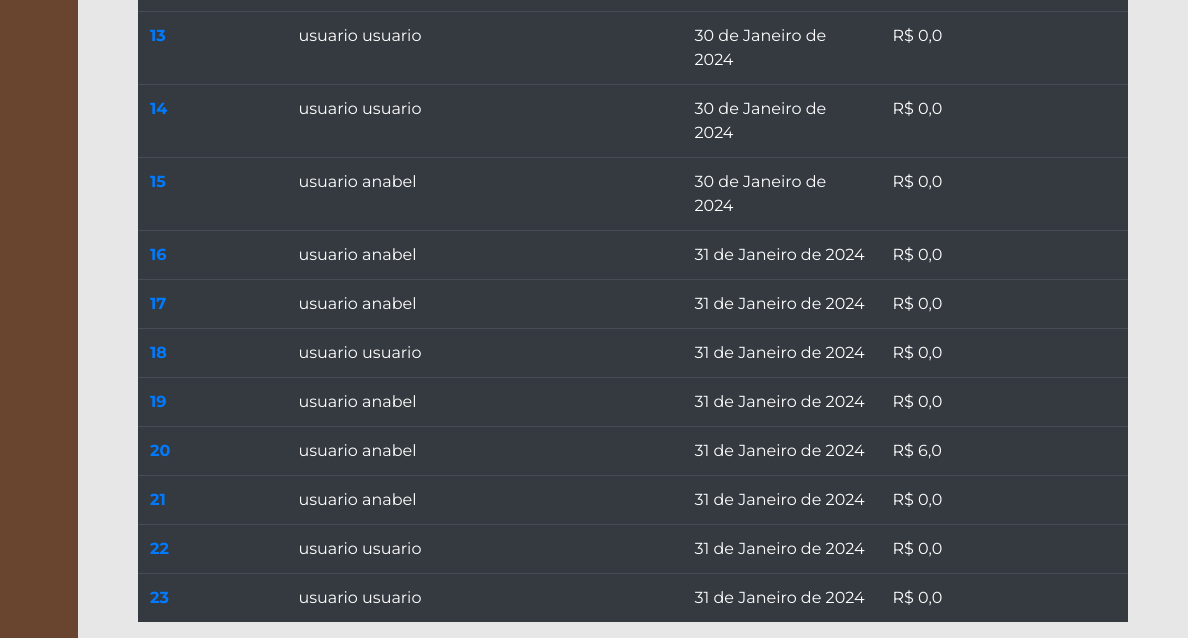
Before: /gerenciamento/listaPedidos/ (lower part) with the older database file.
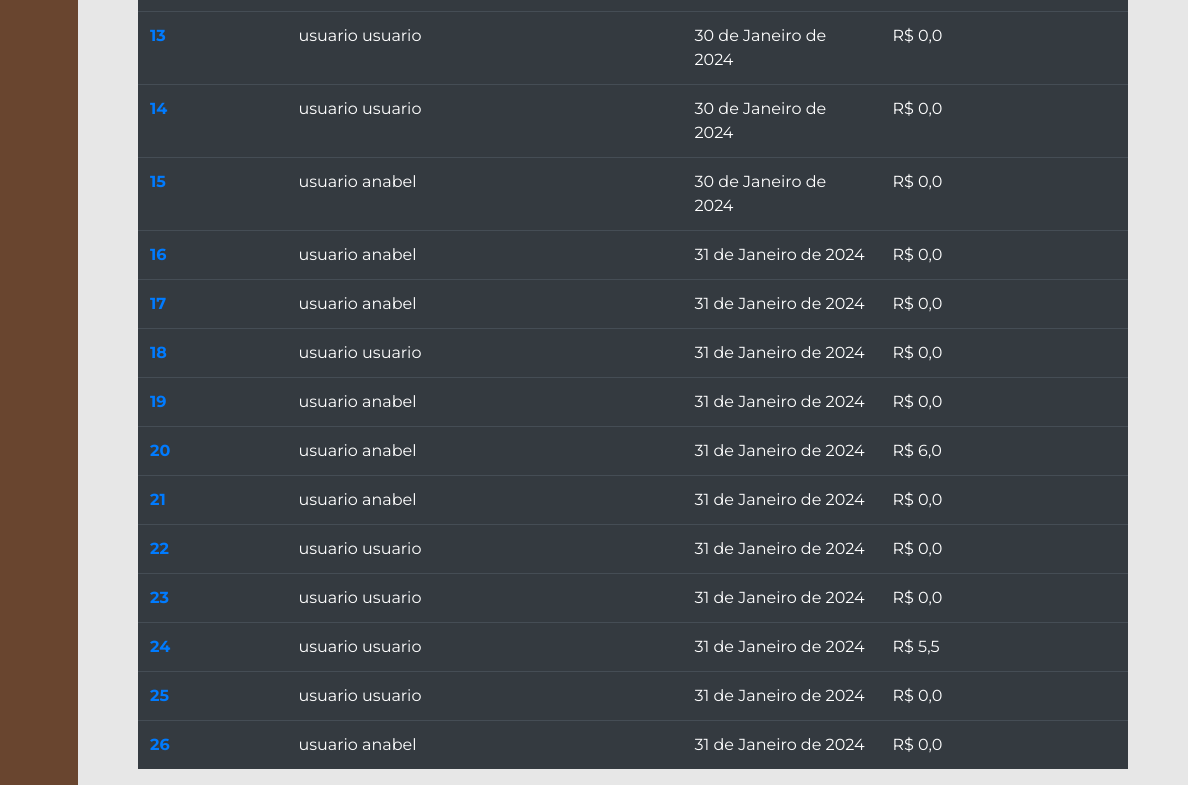
After: the same page with the newer database file.
### gerenciamento/models.py (models this page shows, shortened)
class Pedido(models.Model):
    id_pedido = models.AutoField(primary_key=True)
    id_transacao = models.CharField(max_length=255, null=True)
    cliente = models.ForeignKey(usuarios_models.Usuario, on_delete=models.SET_NULL, null=True, blank=True)
    data = models.DateField(auto_now_add=True)
    valor_final = models.FloatField(default=0.0)
    produtos = models.ManyToManyField(Produto, through='PedidoProduto')
    completo = models.BooleanField(default=False, null=True, blank=False)

### usuarios/models.py (models this page shows, shortened)
class Usuario (AbstractUser):
    telefone = models.CharField(max_length=20)
    cpf = models.CharField(max_length=11, primary_key=True, unique=True)
    endereco = models.CharField(max_length=255)
    permissao = models.BooleanField(default=False)
    groups = models.ManyToManyField('auth.Group', related_name='usuarios', blank=True)
    user_permissions = models.ManyToManyField('auth.Permission', related_name='usuarios', blank=True)
    REQUIRED_FIELDS = ['email']

### gerenciamento/views.py (the view)
# urls.py: path('listaPedidos/', views.lista_pedidos, name='listaPedidos'),
def lista_pedidos(request):
    pedidos_list = Pedido.objects.all()
    return render(request, 'listarPedidos.html', {'pedidos': pedidos_list})

### gerenciamento/templates/listarPedidos.html (shortened to what this page needs)
{% extends "gerente.html" %}
{% load static %}
{% block 'head' %}
    <link rel="stylesheet" href="{% static 'usuarios/css/telaprincipal.css' %}">
    <link rel="stylesheet" href="{% static 'gerenciamento/css/gerenciamento.css' %}">
{% endblock %}
{% block 'dashboard' %}
<body>
    <br>
    <br>
    <h3 class="titulo">Pedidos cadastrados no sistema:</h2>
    <br>
    <div class="container-fluid distanciamento">
        <table class="table table-dark">
            <tbody>
                {% for pedido in pedidos %}
                    <tr>
                        <th><a href="{% url 'notaPedido' pedido.id_pedido %}">{{pedido.id_pedido}}</a></th>
                        <td>{{ pedido.cliente.first_name }} {{ pedido.cliente.last_name }}</td>
                        <td>{{ pedido.data }}</td>
                        <td>R$ {{ pedido.valor_final }}</td>
                        <td>{{ pedido.status }}</td>
                    </tr>
                {% endfor %}
            </tbody>
        </table>
    </div>
</body>
{% endblock %}

Changed rows visible on the page:
added Pedido: id_pedido "24", cliente.first_name "usuario", cliente.last_name "usuario", data "31 de Janeiro de 2024", valor_final "5,5"
added Pedido: id_pedido "25", cliente.first_name "usuario", cliente.last_name "usuario", data "31 de Janeiro de 2024", valor_final "0,0"
added Pedido: id_pedido "26", cliente.first_name "usuario", cliente.last_name "anabel", data "31 de Janeiro de 2024", valor_final "0,0"
